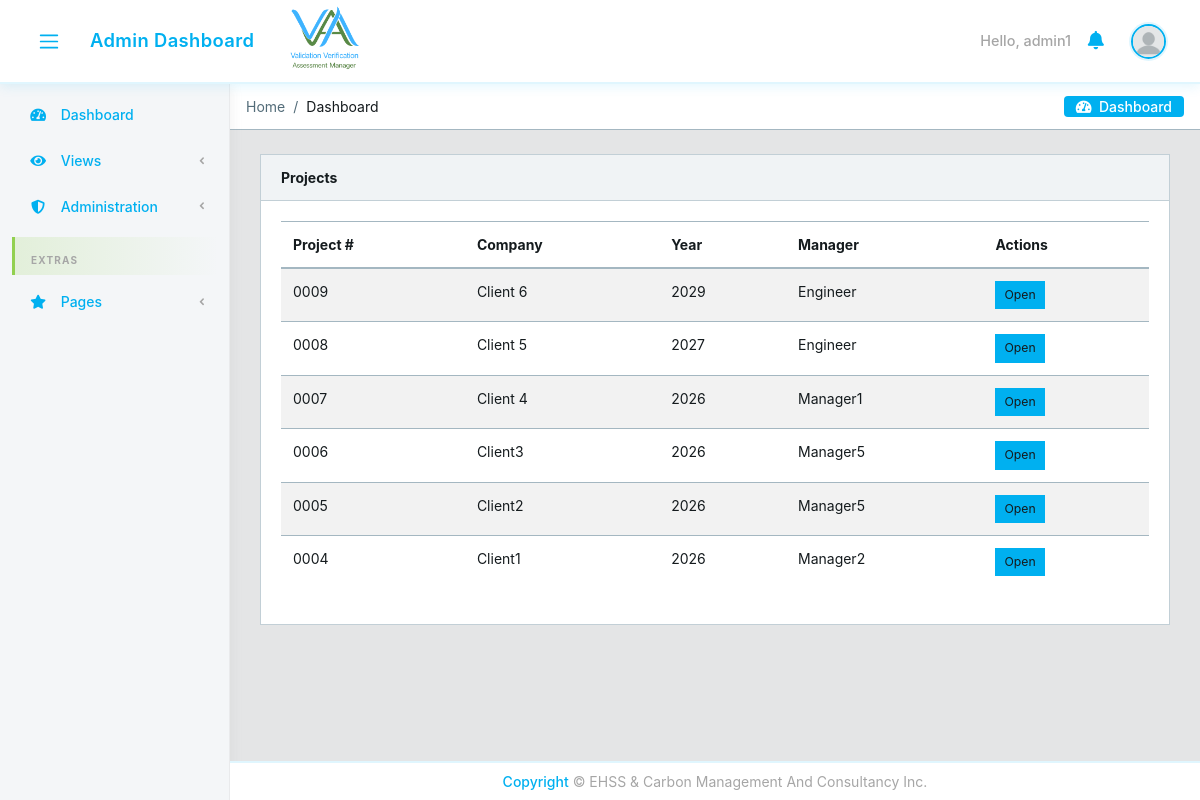
The page /projects/ (signed in) on the database its author committed.
### core/models.py (models this page shows, shortened)
class CustomUser(AbstractUser):
    email = models.EmailField(unique=True)
    user_type = models.CharField(max_length=15, choices=USER_TYPE_CHOICES)
    user_role = models.CharField(
        max_length=30, choices=USER_ROLE_CHOICES, blank=True, verbose_name='User Role',
    )
    designation = models.CharField(max_length=100, blank=True, null=True)
    position_title = models.CharField(max_length=150, blank=True, verbose_name='Position Title')
    contact_number = models.CharField(max_length=20, blank=True, null=True)
    cv = models.FileField(upload_to='core/cvs/', blank=True, null=True)
    company = models.ForeignKey(
        'Company', on_delete=models.SET_NULL, null=True, blank=True,
        related_name='managers'
    )
    created_by = models.ForeignKey(
        'self', on_delete=models.SET_NULL, null=True, blank=True,
        related_name='created_users'
    )
    created_date = models.DateField(auto_now_add=True)
    created_time = models.TimeField(auto_now_add=True)
    under_supervision = models.ForeignKey(
        'self', on_delete=models.SET_NULL, null=True, blank=True,
        related_name='supervised_users'
    )
    avatar = models.ImageField(upload_to='core/avatar', blank=True)
    @property
    def avatar_url(self):
        if self.avatar and hasattr(self.avatar, 'url'):
            avatar_path = self.avatar.path if hasattr(self.avatar, 'path') else None
            if avatar_path and os.path.isfile(avatar_path):
                return self.avatar.url
        return static('core/img/avatar/blank_profile.png')

class Project(models.Model):
    package_instance = models.ForeignKey(
        PackageInstance, on_delete=models.CASCADE, related_name='projects'
    )
    manager = models.ForeignKey(
        CustomUser, on_delete=models.CASCADE, related_name='managed_projects',
        limit_choices_to={'user_type': 'manager'}
    )
    company_name = models.CharField(max_length=200)
    factory_name = models.CharField(max_length=200, blank=True)
    location = models.CharField(max_length=200, blank=True)
    factory_address = models.TextField(blank=True)
    contact_person = models.CharField(max_length=100, blank=True)
    contact_email = models.EmailField(blank=True)
    contact_mobile = models.CharField(max_length=20, blank=True)
    report_type = models.CharField(max_length=100, blank=True)
    engagement_year = models.CharField(max_length=100, blank=True)
    phase = models.CharField(max_length=20, choices=PROJECT_PHASE_CHOICES, blank=True)
    document_type = models.CharField(max_length=20, choices=PROJECT_DOCUMENT_TYPE_CHOICES, blank=True)
    year = models.PositiveIntegerField()
    project_number = models.CharField(max_length=50, unique=True)
    access_password = models.CharField(max_length=128)
    created_at = models.DateTimeField(auto_now_add=True)
    updated_at = models.DateTimeField(auto_now=True)
    class Meta:
        ordering = ['-created_at']

### core/views.py (the view)
# urls.py: path('projects/', views.ProjectListView.as_view(), name='project-list'),
class ProjectListView(LoginRequiredMixin, View):
    def get(self, request):
        user = request.user
        if user.user_type == 'manager':
            projects = Project.objects.filter(manager=user).select_related(
                'package_instance', 'package_instance__authorization'
            )
            assignments = None
        elif user.user_type == 'employee':
            assignments = get_employee_projects(user)
            projects = [a.project for a in assignments]
        elif user.user_type == 'admin':
            projects = Project.objects.all().select_related(
                'package_instance', 'package_instance__authorization', 'manager'
            )
            assignments = None
        else:
            projects = Project.objects.none()
            assignments = None
        return render(request, 'core/project_list.html', {
            'projects': projects,
            'assignments': assignments,
            'success_action': request.GET.get('success', ''),
            'error_action': request.GET.get('error', ''),
            'project_limit': request.GET.get('limit', ''),
        })

### core/context_processors.py (called while the page is built)
def logged_user_processor(request):
    if request.user.is_authenticated:
        try:
            logged_user = CustomUser.objects.select_related('under_supervision').get(id=request.user.id)
            return {'logged_user': logged_user}
        except CustomUser.DoesNotExist:
            return {'logged_user': None}
    return {'logged_user': None}

def notifications_processor(request):
    if request.user.is_authenticated:
        unread_notifications = Notification.objects.filter(recipient=request.user, read=False)[:10]
        return {'unread_notifications': unread_notifications}
    return {'unread_notifications': []}

def static_version_processor(request):
    return {'STATIC_VERSION': getattr(settings, 'STATIC_VERSION', '1')}

### core/templates/core/project_list.html (shortened to what this page needs)
{% extends 'core/base.html' %}
{% block content %}
<div class="container-fluid">
  <div class="card">
    <div class="card-header d-flex justify-content-between">
      <strong>{% if user.user_type == 'employee' %}My Authorized Projects{% else %}Projects{% endif %}</strong>
    </div>
    <div class="card-body">
      {% if user.user_type == 'employee' and assignments %}
      <div class="row">
        {% for assignment in assignments %}
        <div class="col-md-6 col-lg-4 mb-3">
          <div class="card h-100">
            <div class="card-body">
              <h5 class="card-title">{{ assignment.project.project_number }}</h5>
              <p class="mb-1"><strong>Company:</strong> {{ assignment.project.company_name }}</p>
              <p class="mb-1"><strong>Package:</strong> {{ assignment.project.package_instance.name }}</p>
              <p class="mb-3"><strong>Role:</strong> {{ assignment.get_role_display }}</p>
              <a href="{% url 'core:project-detail' assignment.project.pk %}" class="btn btn-primary btn-sm">Open Package</a>
            </div>
          </div>
        </div>
        {% endfor %}
      </div>
      {% else %}
      <table class="table table-striped">
        <thead><tr><th>Project #</th><th>Company</th><th>Year</th>{% if user.user_type == 'admin' %}<th>Manager</th>{% endif %}<th>Actions</th></tr></thead>
        <tbody>
          {% for project in projects %}
          <tr>
            <td>{{ project.project_number }}</td>
            <td>{{ project.company_name }}</td>
            <td>{{ project.year }}</td>
            {% if user.user_type == 'admin' %}<td>{{ project.manager.get_full_name }}</td>{% endif %}
            <td><a href="{% url 'core:project-detail' project.pk %}" class="btn btn-sm btn-info">Open</a></td>
          </tr>
          {% empty %}
          <tr><td colspan="4" class="text-muted text-center">No projects.</td></tr>
          {% endfor %}
        </tbody>
      </table>
      {% endif %}
    </div>
  </div>
</div>
{% endblock %}

### core/templates/core/base.html (shortened to what this page needs)
{% load static %}
<!DOCTYPE html>
<html lang="en">
<head>
  <link rel="stylesheet" href="https://use.fontawesome.com/releases/v5.0.9/css/all.css">
  <link href="{% static 'core/css/simple-line-icons.min.css' %}" rel="stylesheet">
  <link href="{% static 'core/css/style.css' %}" rel="stylesheet">
  <link href="{% static 'core/css/estilo.css' %}?v={{ STATIC_VERSION }}" rel="stylesheet">
</head>
{% block body %}
<body class="app header-fixed sidebar-fixed aside-menu-fixed aside-menu-hidden">
  <header class="app-header navbar">
    <button class="navbar-toggler sidebar-toggler d-md-down-none" type="button">
      <span class="navbar-toggler-icon"></span>
    </button>
    <ul class="nav navbar-nav d-md-down-none">
      <li class="nav-item px-3">
        <a class="nav-link" href="{% url 'core:dashboard' %}">
          {% if user.user_type == 'admin' %}Admin Dashboard
          {% elif user.user_type == 'manager' %}Manager Dashboard
          {% else %}Employee Dashboard{% endif %}
        </a>
      </li>
    </ul>
    <img src="{% static 'core/img/logos/logo.png' %}" alt="" class="brand-gui d-none d-md-inline">
    <ul class="nav navbar-nav ml-auto">
      {% if user.is_authenticated %}
      <li class="text-white">Hello, {{ user.username }}</li>
      {% else %}
      <li class="text-muted">
        <a href="{% url 'core:login' %}">sign in</a>
      </li>
      {% endif %}
      <li class="nav-item dropdown">
        <a class="nav-link" data-toggle="dropdown" href="#" role="button" aria-haspopup="true" aria-expanded="false">
          <i class="fa fa-bell"></i>
        </a>
      </li>
      <li class="nav-item dropdown">
        <a class="nav-link" data-toggle="dropdown" href="#" role="button" aria-haspopup="true" aria-expanded="false">
          {% if user.is_authenticated and logged_user %}
            <img src="{{ logged_user.avatar_url }}" class="img-avatar" alt="img">
          {% else %}
            <img src="{% static 'core/img/avatar/blank_profile.png' %}" class="img-avatar" alt="img">
          {% endif %}
        </a>
      </li>
    </ul>
  </header>
  <div class="app-body">
    <div class="sidebar">
      <nav class="sidebar-nav">
        <ul class="nav">
          <li class="nav-item">
            <a class="nav-link" href="{% url 'core:dashboard' %}"><i class="fa fa-tachometer-alt"></i> Dashboard</a>
          </li>
          <li class="nav-item nav-dropdown">
            <a class="nav-link nav-dropdown-toggle" href="#"><i class="fa fa-eye"></i> Views</a>
          </li>
          {% if user.user_type == 'admin' %}
          <li class="nav-item nav-dropdown">
            <a class="nav-link nav-dropdown-toggle" href="#"><i class="fa fa-shield-alt"></i> Administration</a>
          </li>
          {% endif %}
          <li class="nav-title">
            Extras
          </li>
          <li class="nav-item nav-dropdown">
            <a class="nav-link nav-dropdown-toggle" href="#"><i class="fa fa-star"></i> Pages</a>
          </li>
        </ul>
      </nav>
    </div>
    <main class="main">
      <ol class="breadcrumb">
        {% block breadcrumb %}
        <li class="breadcrumb-item active">Home</li>
        <li class="breadcrumb-item">Dashboard</li>
        {% endblock breadcrumb%}
        <li class="breadcrumb-menu d-md-down-none">
          <div class="btn-group" role="group" aria-label="Button group">
            <a class="btn" href="./"><i class="fa fa-tachometer-alt"></i> &nbsp;Dashboard</a>
          </div>
        </li>
      </ol>
{% block content %}
{% endblock %}
    </main>
  </div>
  <footer class="app-footer text-center justify-content-center fixed-bottom py-2">
    <span><a href="#">Copyright</a> © EHSS & Carbon Management And Consultancy Inc.</span>
  </footer>
</body>
{% endblock body %}
</html>

### core/static/core/css/estilo.css (style rules this page uses)
.brand-gui { width: 50px; position: relative; }
:root { --brand-blue: #00B0F0; --brand-green: #92D050; --brand-grey: #A6A6A6; --brand-blue-light: rgba(0, 176, 240, 0.12); --brand-green-light: rgba(146, 208, 80, 0.18); --brand-grey-light: rgba(166, 166, 166, 0.15); --sidebar-bg: #f4f6f8; --navbar-bg: #ffffff; --nav-shadow: 0 2px 12px rgba(0, 176, 240, 0.12); }
.app-header.navbar { background: var(--navbar-bg) !important; border-bottom: 2px solid var(--brand-blue-light) !important; box-shadow: var(--nav-shadow) !important; }
.app-header.navbar .nav-link, .app-header.navbar .navbar-nav .nav-link, .app-header.navbar .nav-item .nav-link, .app-header.navbar .nav-item .dropdown-toggle { color: var(--brand-blue) !important; font-weight: 600; letter-spacing: 0.02em; transition: color 0.2s ease, transform 0.15s ease; }
.app-header.navbar .nav-link i, .app-header.navbar .nav-item .nav-link i, .app-header.navbar .nav-item .dropdown-toggle i { color: var(--brand-blue) !important; transition: color 0.2s ease; }
.app-header.navbar .text-white { color: var(--brand-grey) !important; font-weight: 500; font-size: 0.9rem; }
.app-header.navbar .img-avatar { border: 2px solid var(--brand-blue); box-shadow: 0 0 0 2px var(--brand-blue-light); }
.sidebar { background: var(--sidebar-bg) !important; border-right: 1px solid var(--brand-grey-light) !important; box-shadow: 2px 0 10px rgba(166, 166, 166, 0.12); }
.sidebar .sidebar-nav { padding-top: 0.5rem; padding-bottom: 0.5rem; }
.sidebar .nav-title { color: var(--brand-grey) !important; font-size: 10px; font-weight: 700; letter-spacing: 0.12em; padding: 1rem 1rem 0.4rem; border-left: 3px solid var(--brand-green); margin: 0.5rem 0.75rem 0.25rem; background: linear-gradient(90deg, var(--brand-green-light), transparent); }
.sidebar .nav-link, .sidebar .navbar .dropdown-toggle, .sidebar .nav-dropdown-toggle { color: var(--brand-blue) !important; font-weight: 500; border-left: 3px solid transparent; border-radius: 0 6px 6px 0; margin: 2px 0.5rem; padding: 0.65rem 1rem !important; transition: background 0.2s ease, color 0.2s ease, border-color 0.2s ease; }
.sidebar .nav-link i, .sidebar .navbar .dropdown-toggle i, .sidebar .nav-dropdown-toggle i { color: var(--brand-blue) !important; width: 22px; transition: color 0.2s ease; }
.sidebar .sidebar-nav { scrollbar-width: thin; scrollbar-color: var(--brand-blue) var(--sidebar-bg); }
.sidebar-fixed .sidebar { width: 230px !important; }
.sidebar .sidebar-nav, .sidebar .nav { width: 230px !important; }
.sidebar-fixed .main, .sidebar-fixed .app-footer { margin-left: 230px !important; width: auto; max-width: none; transition: margin-left 0.25s ease, width 0.25s ease; }
.breadcrumb-menu .btn { background: var(--brand-blue) !important; border-color: var(--brand-blue) !important; color: #fff !important; font-weight: 500; border-radius: 4px; transition: background 0.2s ease, border-color 0.2s ease; }
.btn-info { background-color: var(--brand-blue) !important; border-color: var(--brand-blue) !important; }
.app-footer { background: #fff !important; border-top: 2px solid var(--brand-blue-light); color: var(--brand-grey) !important; }
.app-footer a { color: var(--brand-blue) !important; font-weight: 500; }

### rows shown on the page
CustomUser: username "admin1"
Project: project_number "0009", company_name "Client 6", year "2029", manager.get_full_name "Engineer"
Project: project_number "0008", company_name "Client 5", year "2027", manager.get_full_name "Engineer"
Project: project_number "0007", company_name "Client 4", year "2026", manager.get_full_name "Manager1"
Project: project_number "0006", company_name "Client3", year "2026", manager.get_full_name "Manager5"
Project: project_number "0005", company_name "Client2", year "2026", manager.get_full_name "Manager5"
Project: project_number "0004", company_name "Client1", year "2026", manager.get_full_name "Manager2"
